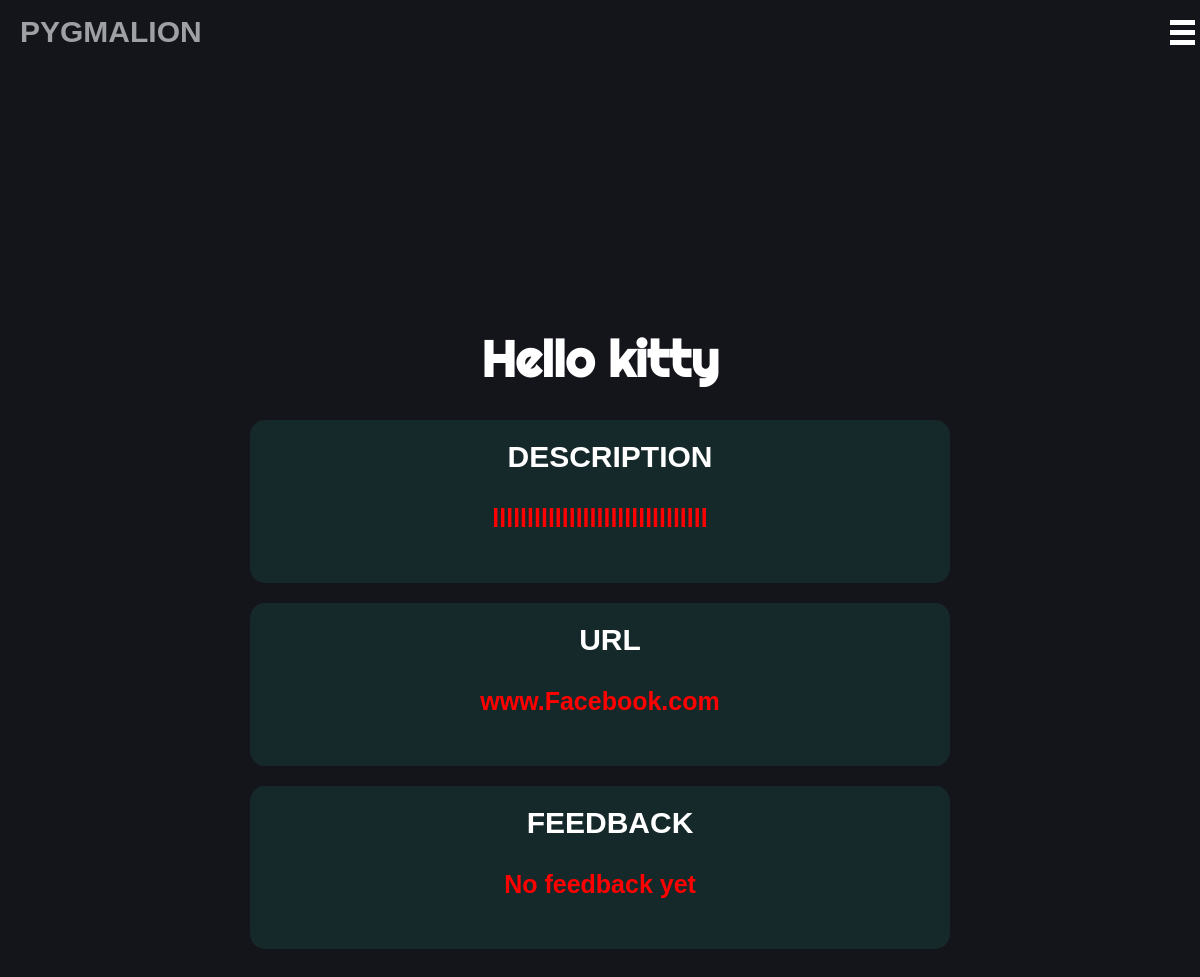
The page /Templates/qfc.php?id=7 (signed in) on the database its author committed.
### tables this page shows
CREATE TABLE `qfc` (
  `qfc_id` int(11) NOT NULL,
  `qfc_title` varchar(255) NOT NULL,
  `qfc_url` varchar(255) NOT NULL,
  `qfc_type` varchar(255) NOT NULL,
  `qfc_status` varchar(255) NOT NULL,
  `user_id` int(11) NOT NULL,
  `qfc_description` varchar(255) NOT NULL,
  `qfc_feedback` varchar(255) NOT NULL,
  `trainer_replied` int(11) DEFAULT NULL
);

### Templates/qfc.php (the view, shortened to what this page needs)
<!DOCTYPE html>
<?php
include 'db_conn.php';
$QfcID = $_GET['id'];
?>
<html lang="en">
<head>
    <link rel="stylesheet" href="../Styles/layout.css">
    <link rel="stylesheet" href="../Styles/landing.css">
    <link rel="stylesheet" href="../Styles/member_dashboard_style.css">
    <link rel="stylesheet" href="https://unpkg.com/simplebar@5.3.0/dist/simplebar.min.css" />
</head>
<body>
<nav class="first-nav">
    <a href="member_dashboard.php">
            <h2>Pygmalion</h2>
        </a>
    <div class="burger">
        <div class="l1"></div>
        <div class="l2"></div>
        <div class="l3"></div>
    </div>
</nav>
<div class="all-content">
    <main>
    <?php
    $sql = "SELECT * FROM qfc WHERE qfc_id = ?";
    $stmt = mysqli_prepare($conn, $sql);
    if ($stmt) {
        mysqli_stmt_bind_param($stmt, "i", $QfcID);
        mysqli_stmt_execute($stmt);
        $result = mysqli_stmt_get_result($stmt);
        $row = mysqli_fetch_assoc($result);
        if ($row) { ?>
            <h1><?php echo $row['qfc_title']; ?></h1>
            <div id="overview">
                <h2 id="overview-header">Description</h2>
                <div id="overview-main">
                    <div class="overview-section">
                        <h4 class="overview-values"><?php echo $row['qfc_description']; ?></h4>
                    </div>
                </div>
            </div>
            <div id="overview">
                <h2 id="overview-header">URL</h2>
                <div id="overview-main">
                    <div class="overview-section">
                        <a href="<?php echo $row['qfc_url']; ?>"><h4 class="overview-values"><?php echo $row['qfc_url']; ?></h4></a>
                    </div>
                </div>
            </div>
            <div id="overview">
                <h2 id="overview-header">Feedback</h2>
                <div id="overview-main">
                    <div class="overview-section">
                        <h4 class="overview-values">
                            <?php
                            if (empty($row['qfc_feedback'])) {
                                echo "No feedback yet";
                            } else {
                                echo $row['qfc_feedback'];
                            }
                            ?>
                        </h4>
                    </div>
                </div>
            </div>
    <?php   } else {
            echo "No row found for qfc_id = $QfcID";
        }
    }
    ?>
    </main>
</body>
</html>

### Styles/layout.css (style rules this page uses)
* { margin: 0; padding: 0; font-family: sans-serif; box-sizing: border-box; }
h2 { margin-left: 20px; font-size: 30px; text-transform: uppercase; }
a { color: #9fa0a4; }
main { width: 100%; height: auto; padding-top: 8vh; }
nav { position: fixed; top: 0; background-color: #14141b; width: 100%; min-height: 8vh; color: rgba(240, 240, 241, 255); display: flex; flex-direction: row; justify-content: space-between; align-items: center; z-index: 9999; }
ul li, a { text-decoration: none; list-style-type: none; font-size: 20px; }
body { background-color: #14141b; width: 100%; height: 100%; padding-top: 8vh; }
.burger div { width: 25px; height: 5px; background-color: white; margin: 5px; }
.burger { display: none; cursor: pointer; }
@media screen and (max-width: 1400px) { body { overflow-x: hidden; } }
@media screen and (max-width: 1400px) { .burger { display: block; } }
.first-nav { position: fixed; top: 0; background-color: #14141b; width: 100%; min-height: 8vh; color: rgba(240, 240, 241, 255); display: flex; flex-direction: row; justify-content: space-between; align-items: center; z-index: 9999; }

### Styles/landing.css (style rules this page uses)
h1 { color: #fff; font-size: 50px; font-family: 'Righteous', cursive; margin-bottom: 30px; }
.all-content { margin-top: 200px; }
main { display: flex; flex-direction: column; align-items: center; justify-content: center; width: 70%; margin: 0 auto; }
nav { margin-bottom: 100px; }

### Styles/member_dashboard_style.css (style rules this page uses)
#overview, #Course-Management { background-color: rgba(26, 97, 83, 0.267); width: 700px; max-height: 300px; overflow-y: auto; border-radius: 15px; margin-bottom: 20px; }
#overview-main, #buttons-layout { width: 100%; height: auto; display: flex; flex-direction: column; align-items: center; justify-content: space-evenly; padding: 20px; }
#overview-header, #cm-header { color: white; text-align: center; margin-top: 20px; margin-bottom: 10px; }
.overview-section { display: flex; flex-direction: column; align-items: center; justify-content: space-evenly; }
.overview-values { color: red; font-size: 25px; }
nav { margin-bottom: 20px; }
#overview-main { margin-bottom: 20px; }
.overview-section { margin-bottom: 10px; }

### rows shown on the page
qfc: qfc_title "Hello kitty", qfc_description "lllllllllllllllllllllllllllllll", qfc_url "www.Facebook.com"
